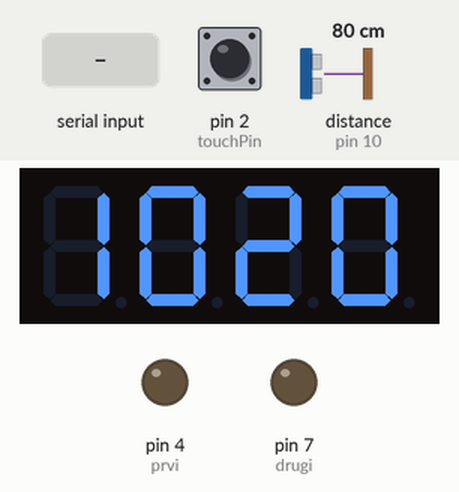
Simulated run of this sketch. Board: Arduino Uno, built with avr-gcc and run on an emulated ATmega328P. Parts: 4-digit seven-segment display, output pins drawn as LEDs (lit = HIGH). Wiring (inferred from the names in the program): ultrasonic range finder: trigger pin 11; echo pin 10. Inputs (shaded band) come from the test bench; at power-on: pin 2 (touchPin) HIGH, distance to the obstacle (sensor on pin 10) 80 cm. The echo pulse lasts 58.3 µs per cm; pins used as bus, display or sensor lines are not drawn.

Above: at 1.2 s.
1.3 s: "90,45,200\n" received over Serial
At 2.2 s:
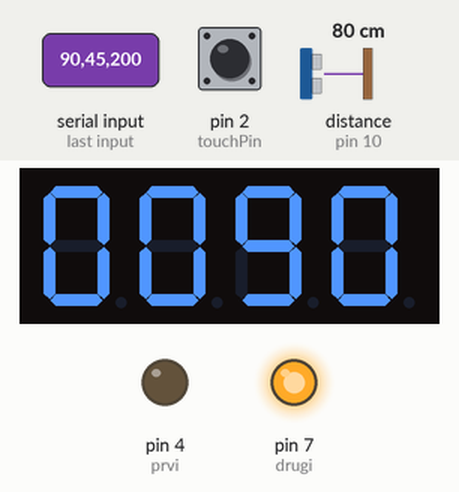
2.8 s: "30,150,10\n" received over Serial
Timing chart, 0 to 5.8 s (numbered marks = the images above; inputs shaded):
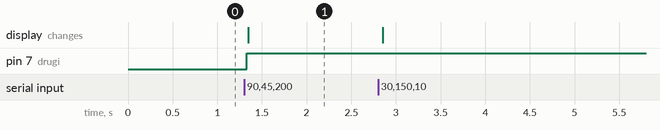

The sketch:

main.ino
```cpp
#include <TimerOne.h>
#include <TM1637Display.h>
// definicija promenljivih za ultrazvucni senzor rastojanja

long vreme = 0;
int rastojanje = 0;
int trigPin = 11;
int echoPin = 10;
volatile byte stanje = 0; // menja vrednost na 100ms

// definicija promenljivih za kapacitivni senzor dodira

int touchPin = 2;
volatile byte stanjedodir = 0;

// diode za indikaciju igraca

int prvi = 4;
int drugi = 7;

// TM1637

int CLK = 9;
int DIO = 8;

// promenljive za za prijem podataka

String inputString = "";
String operation = "21020"; // prva jedinica - 1.igrac, ako je tu nula - 2.igrac

TM1637Display display(CLK, DIO);


void setup() {

  // inicijalizacija senzora rastojanja

  pinMode(trigPin,OUTPUT);
  pinMode(echoPin,INPUT);

  // inicijalizacija dioda

  pinMode(prvi,OUTPUT);
  pinMode(drugi,OUTPUT);

  //serijska komunikacija

  Serial.begin(9600);

  // inicijalizacija senzora dodira

  pinMode(touchPin,INPUT_PULLUP);
  attachInterrupt(digitalPinToInterrupt(touchPin), slanje_rezultata, CHANGE);

  // inicijalizacija tajmera

  Timer1.initialize(100000); // 100ms (meri u mikrosekundama)
  Timer1.attachInterrupt(timerIsr); // poziva se funkcija na 100ms

}

void loop() {

  if(stanje) {

    // merenje rastojanja

    digitalWrite(trigPin,LOW);
    delayMicroseconds(2);
    digitalWrite(trigPin,HIGH);
    delayMicroseconds(10);
    digitalWrite(trigPin,LOW);
    vreme = pulseIn(echoPin,HIGH);
    rastojanje = 340*vreme/(2*10000); //rastojanje u centimetrima
    stanje = 0;

  }


  // ukljucivanje dioda u zavisnosti od toga da li je prvi ili drugi igrac na potezu

  if (operation.toInt()>10000 and operation.toInt() < 20000) {
    digitalWrite(prvi,HIGH);
    digitalWrite(drugi,LOW);
  }
  if (operation.toInt() < 10000){
    digitalWrite(prvi,LOW);
    digitalWrite(drugi,HIGH);
  }
  if (operation.toInt() > 20000){
    digitalWrite(prvi,LOW);
    digitalWrite(drugi,LOW);
  }

  // prikaz na sedmosegmentnom displeju

  display.setBrightness(0x0f);
  display.showNumberDec(operation.toInt()%10000, true);

  // omogucava slanje jednog podatka za jedan dodir sa Arduino platforme

  if(stanjedodir==1){
    delay(1000);
    stanjedodir=0;
  }
}

// komunikacija Arduino -> Python

void slanje_rezultata() {
  if (stanjedodir==0) {
    if (rastojanje < 10){ // 1. red/kolona
        Serial.println(0);
    }
    else if ((rastojanje > 10) and (rastojanje < 20)) { // 2. red/kolona
        Serial.println(1);
    }
    else if ((rastojanje > 20) and (rastojanje < 30)) { // 3. red/kolona
        Serial.println(2);
    }
    else { // greska
        Serial.println(3);
    }
    stanjedodir=1;
  }
}


// komunikacija Arduino <- Python

void serialEvent() {
  while (Serial.available()) {
    char inChar = (char)Serial.read();
    if (inChar == '\n') {
      operation = inputString;
      inputString = "";
    }
    else {
      inputString += inChar;
    }
  }
}


void timerIsr() {
  stanje=1;
}
```

Measured:
- after the input at 1.3 s, pin 7 (drugi): LOW → HIGH at once; the display: changes after 0.05 s (image 1)
